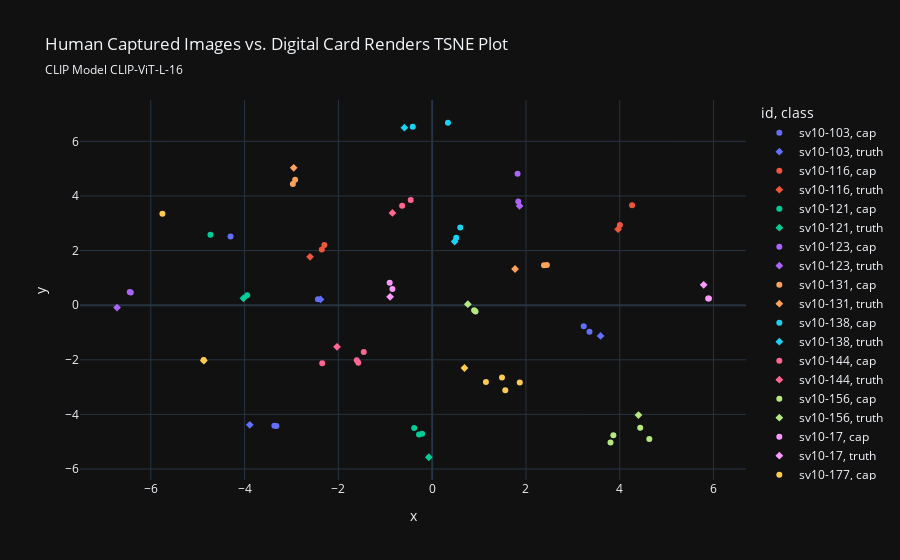

Notebook source saved alongside this figure:
### Code cell
import plotly.express as px

fig = px.scatter(data, x="x", y="y", color="id", symbol="class", 
                 title="Human Captured Images vs. Digital Card Renders TSNE Plot",
                 subtitle="CLIP Model CLIP-ViT-L-16", template="plotly_dark")
fig.show()
fig.write_html("TSNE_PLOTLY.html")

### Figure 1 — Plotly figure (JSON) as saved in the notebook; plotly's stock layout.template omitted (floating-point values rounded to 4 significant figures)
{"data": [{"hovertemplate": "id=sv10-103<br>class=cap<br>x=%{x}<br>y=%{y}<extra></extra>", "legendgroup": "sv10-103, cap", "marker": {"color": "#636efa", "symbol": "circle"}, "mode": "markers", "name": "sv10-103, cap", "orientation": "v", "showlegend": true, "type": "scatter", "x": [-2.436, -4.299], "xaxis": "x", "y": [0.2197, 2.518], "yaxis": "y"}, {"hovertemplate": "id=sv10-103<br>class=truth<br>x=%{x}<br>y=%{y}<extra></extra>", "legendgroup": "sv10-103, truth", "marker": {"color": "#636efa", "symbol": "diamond"}, "mode": "markers", "name": "sv10-103, truth", "orientation": "v", "showlegend": true, "type": "scatter", "x": [-2.381], "xaxis": "x", "y": [0.2098], "yaxis": "y"}, {"hovertemplate": "id=sv10-116<br>class=cap<br>x=%{x}<br>y=%{y}<extra></extra>", "legendgroup": "sv10-116, cap", "marker": {"color": "#EF553B", "symbol": "circle"}, "mode": "markers", "name": "sv10-116, cap", "orientation": "v", "showlegend": true, "type": "scatter", "x": [-2.353, -2.298], "xaxis": "x", "y": [2.035, 2.203], "yaxis": "y"}, {"hovertemplate": "id=sv10-116<br>class=truth<br>x=%{x}<br>y=%{y}<extra></extra>", "legendgroup": "sv10-116, truth", "marker": {"color": "#EF553B", "symbol": "diamond"}, "mode": "markers", "name": "sv10-116, truth", "orientation": "v", "showlegend": true, "type": "scatter", "x": [-2.604], "xaxis": "x", "y": [1.772], "yaxis": "y"}, {"hovertemplate": "id=sv10-121<br>class=cap<br>x=%{x}<br>y=%{y}<extra></extra>", "legendgroup": "sv10-121, cap", "marker": {"color": "#00cc96", "symbol": "circle"}, "mode": "markers", "name": "sv10-121, cap", "orientation": "v", "showlegend": true, "type": "scatter", "x": [-4.727, -3.944], "xaxis": "x", "y": [2.581, 0.3603], "yaxis": "y"}, {"hovertemplate": "id=sv10-121<br>class=truth<br>x=%{x}<br>y=%{y}<extra></extra>", "legendgroup": "sv10-121, truth", "marker": {"color": "#00cc96", "symbol": "diamond"}, "mode": "markers", "name": "sv10-121, truth", "orientation": "v", "showlegend": true, "type": "scatter", "x": [-4.025], "xaxis": "x", "y": [0.2546], "yaxis": "y"}, {"hovertemplate": "id=sv10-123<br>class=cap<br>x=%{x}<br>y=%{y}<extra></extra>", "legendgroup": "sv10-123, cap", "marker": {"color": "#ab63fa", "symbol": "circle"}, "mode": "markers", "name": "sv10-123, cap", "orientation": "v", "showlegend": true, "type": "scatter", "x": [-6.448, -6.427], "xaxis": "x", "y": [0.4851, 0.4666], "yaxis": "y"}, {"hovertemplate": "id=sv10-123<br>class=truth<br>x=%{x}<br>y=%{y}<extra></extra>", "legendgroup": "sv10-123, truth", "marker": {"color": "#ab63fa", "symbol": "diamond"}, "mode": "markers", "name": "sv10-123, truth", "orientation": "v", "showlegend": true, "type": "scatter", "x": [-6.719], "xaxis": "x", "y": [-0.08712], "yaxis": "y"}, {"hovertemplate": "id=sv10-131<br>class=cap<br>x=%{x}<br>y=%{y}<extra></extra>", "legendgroup": "sv10-131, cap", "marker": {"color": "#FFA15A", "symbol": "circle"}, "mode": "markers", "name": "sv10-131, cap", "orientation": "v", "showlegend": true, "type": "scatter", "x": [-2.922, -2.97], "xaxis": "x", "y": [4.593, 4.436], "yaxis": "y"}, {"hovertemplate": "id=sv10-131<br>class=truth<br>x=%{x}<br>y=%{y}<extra></extra>", "legendgroup": "sv10-131, truth", "marker": {"color": "#FFA15A", "symbol": "diamond"}, "mode": "markers", "name": "sv10-131, truth", "orientation": "v", "showlegend": true, "type": "scatter", "x": [-2.952], "xaxis": "x", "y": [5.031], "yaxis": "y"}, {"hovertemplate": "id=sv10-138<br>class=cap<br>x=%{x}<br>y=%{y}<extra></extra>", "legendgroup": "sv10-138, cap", "marker": {"color": "#19d3f3", "symbol": "circle"}, "mode": "markers", "name": "sv10-138, cap", "orientation": "v", "showlegend": true, "type": "scatter", "x": [0.3365, -0.4135], "xaxis": "x", "y": [6.681, 6.534], "yaxis": "y"}, {"hovertemplate": "id=sv10-138<br>class=truth<br>x=%{x}<br>y=%{y}<extra></extra>", "legendgroup": "sv10-138, truth", "marker": {"color": "#19d3f3", "symbol": "diamond"}, "mode": "markers", "name": "sv10-138, truth", "orientation": "v", "showlegend": true, "type": "scatter", "x": [-0.5916], "xaxis": "x", "y": [6.5], "yaxis": "y"}, {"hovertemplate": "id=sv10-144<br>class=cap<br>x=%{x}<br>y=%{y}<extra></extra>", "legendgroup": "sv10-144, cap", "marker": {"color": "#FF6692", "symbol": "circle"}, "mode": "markers", "name": "sv10-144, cap", "orientation": "v", "showlegend": true, "type": "scatter", "x": [-1.458, -1.574, -1.607, -2.344], "xaxis": "x", "y": [-1.716, -2.11, -2.019, -2.126], "yaxis": "y"}, {"hovertemplate": "id=sv10-144<br>class=truth<br>x=%{x}<br>y=%{y}<extra></extra>", "legendgroup": "sv10-144, truth", "marker": {"color": "#FF6692", "symbol": "diamond"}, "mode": "markers", "name": "sv10-144, truth", "orientation": "v", "showlegend": true, "type": "scatter", "x": [-2.029], "xaxis": "x", "y": [-1.524], "yaxis": "y"}, {"hovertemplate": "id=sv10-156<br>class=cap<br>x=%{x}<br>y=%{y}<extra></extra>", "legendgroup": "sv10-156, cap", "marker": {"color": "#B6E880", "symbol": "circle"}, "mode": "markers", "name": "sv10-156, cap", "orientation": "v", "showlegend": true, "type": "scatter", "x": [3.864, 4.436, 4.63, 3.802], "xaxis": "x", "y": [-4.768, -4.492, -4.903, -5.026], "yaxis": "y"}, {"hovertemplate": "id=sv10-156<br>class=truth<br>x=%{x}<br>y=%{y}<extra></extra>", "legendgroup": "sv10-156, truth", "marker": {"color": "#B6E880", "symbol": "diamond"}, "mode": "markers", "name": "sv10-156, truth", "orientation": "v", "showlegend": true, "type": "scatter", "x": [4.399], "xaxis": "x", "y": [-4.025], "yaxis": "y"}, {"hovertemplate": "id=sv10-17<br>class=cap<br>x=%{x}<br>y=%{y}<extra></extra>", "legendgroup": "sv10-17, cap", "marker": {"color": "#FF97FF", "symbol": "circle"}, "mode": "markers", "name": "sv10-17, cap", "orientation": "v", "showlegend": true, "type": "scatter", "x": [5.885, 5.902], "xaxis": "x", "y": [0.2432, 0.2404], "yaxis": "y"}, {"hovertemplate": "id=sv10-17<br>class=truth<br>x=%{x}<br>y=%{y}<extra></extra>", "legendgroup": "sv10-17, truth", "marker": {"color": "#FF97FF", "symbol": "diamond"}, "mode": "markers", "name": "sv10-17, truth", "orientation": "v", "showlegend": true, "type": "scatter", "x": [5.789], "xaxis": "x", "y": [0.744], "yaxis": "y"}, {"hovertemplate": "id=sv10-177<br>class=cap<br>x=%{x}<br>y=%{y}<extra></extra>", "legendgroup": "sv10-177, cap", "marker": {"color": "#FECB52", "symbol": "circle"}, "mode": "markers", "name": "sv10-177, cap", "orientation": "v", "showlegend": true, "type": "scatter", "x": [-4.873, -5.752], "xaxis": "x", "y": [-2.009, 3.352], "yaxis": "y"}, {"hovertemplate": "id=sv10-177<br>class=truth<br>x=%{x}<br>y=%{y}<extra></extra>", "legendgroup": "sv10-177, truth", "marker": {"color": "#FECB52", "symbol": "diamond"}, "mode": "markers", "name": "sv10-177, truth", "orientation": "v", "showlegend": true, "type": "scatter", "x": [-4.868], "xaxis": "x", "y": [-2.028], "yaxis": "y"}, {"hovertemplate": "id=sv10-179<br>class=cap<br>x=%{x}<br>y=%{y}<extra></extra>", "legendgroup": "sv10-179, cap", "marker": {"color": "#636efa", "symbol": "circle"}, "mode": "markers", "name": "sv10-179, cap", "orientation": "v", "showlegend": true, "type": "scatter", "x": [-3.365, -3.321], "xaxis": "x", "y": [-4.42, -4.428], "yaxis": "y"}, {"hovertemplate": "id=sv10-179<br>class=truth<br>x=%{x}<br>y=%{y}<extra></extra>", "legendgroup": "sv10-179, truth", "marker": {"color": "#636efa", "symbol": "diamond"}, "mode": "markers", "name": "sv10-179, truth", "orientation": "v", "showlegend": true, "type": "scatter", "x": [-3.888], "xaxis": "x", "y": [-4.382], "yaxis": "y"}, {"hovertemplate": "id=sv10-22<br>class=cap<br>x=%{x}<br>y=%{y}<extra></extra>", "legendgroup": "sv10-22, cap", "marker": {"color": "#EF553B", "symbol": "circle"}, "mode": "markers", "name": "sv10-22, cap", "orientation": "v", "showlegend": true, "type": "scatter", "x": [4.002, 4.263], "xaxis": "x", "y": [2.934, 3.661], "yaxis": "y"}, {"hovertemplate": "id=sv10-22<br>class=truth<br>x=%{x}<br>y=%{y}<extra></extra>", "legendgroup": "sv10-22, truth", "marker": {"color": "#EF553B", "symbol": "diamond"}, "mode": "markers", "name": "sv10-22, truth", "orientation": "v", "showlegend": true, "type": "scatter", "x": [3.964], "xaxis": "x", "y": [2.784], "yaxis": "y"}, {"hovertemplate": "id=sv10-24<br>class=cap<br>x=%{x}<br>y=%{y}<extra></extra>", "legendgroup": "sv10-24, cap", "marker": {"color": "#00cc96", "symbol": "circle"}, "mode": "markers", "name": "sv10-24, cap", "orientation": "v", "showlegend": true, "type": "scatter", "x": [-0.2143, -0.2804, -0.3833], "xaxis": "x", "y": [-4.705, -4.738, -4.495], "yaxis": "y"}, {"hovertemplate": "id=sv10-24<br>class=truth<br>x=%{x}<br>y=%{y}<extra></extra>", "legendgroup": "sv10-24, truth", "marker": {"color": "#00cc96", "symbol": "diamond"}, "mode": "markers", "name": "sv10-24, truth", "orientation": "v", "showlegend": true, "type": "scatter", "x": [-0.07112], "xaxis": "x", "y": [-5.569], "yaxis": "y"}, {"hovertemplate": "id=sv10-33<br>class=cap<br>x=%{x}<br>y=%{y}<extra></extra>", "legendgroup": "sv10-33, cap", "marker": {"color": "#ab63fa", "symbol": "circle"}, "mode": "markers", "name": "sv10-33, cap", "orientation": "v", "showlegend": true, "type": "scatter", "x": [1.837, 1.821], "xaxis": "x", "y": [3.798, 4.811], "yaxis": "y"}, {"hovertemplate": "id=sv10-33<br>class=truth<br>x=%{x}<br>y=%{y}<extra></extra>", "legendgroup": "sv10-33, truth", "marker": {"color": "#ab63fa", "symbol": "diamond"}, "mode": "markers", "name": "sv10-33, truth", "orientation": "v", "showlegend": true, "type": "scatter", "x": [1.863], "xaxis": "x", "y": [3.633], "yaxis": "y"}, {"hovertemplate": "id=sv10-35<br>class=cap<br>x=%{x}<br>y=%{y}<extra></extra>", "legendgroup": "sv10-35, cap", "marker": {"color": "#FFA15A", "symbol": "circle"}, "mode": "markers", "name": "sv10-35, cap", "orientation": "v", "showlegend": true, "type": "scatter", "x": [2.385, 2.445], "xaxis": "x", "y": [1.467, 1.469], "yaxis": "y"}, {"hovertemplate": "id=sv10-35<br>class=truth<br>x=%{x}<br>y=%{y}<extra></extra>", "legendgroup": "sv10-35, truth", "marker": {"color": "#FFA15A", "symbol": "diamond"}, "mode": "markers", "name": "sv10-35, truth", "orientation": "v", "showlegend": true, "type": "scatter", "x": [1.767], "xaxis": "x", "y": [1.324], "yaxis": "y"}, {"hovertemplate": "id=sv10-37<br>class=cap<br>x=%{x}<br>y=%{y}<extra></extra>", "legendgroup": "sv10-37, cap", "marker": {"color": "#19d3f3", "symbol": "circle"}, "mode": "markers", "name": "sv10-37, cap", "orientation": "v", "showlegend": true, "type": "scatter", "x": [0.5129, 0.5989], "xaxis": "x", "y": [2.466, 2.848], "yaxis": "y"}, {"hovertemplate": "id=sv10-37<br>class=truth<br>x=%{x}<br>y=%{y}<extra></extra>", "legendgroup": "sv10-37, truth", "marker": {"color": "#19d3f3", "symbol": "diamond"}, "mode": "markers", "name": "sv10-37, truth", "orientation": "v", "showlegend": true, "type": "scatter", "x": [0.4798], "xaxis": "x", "y": [2.333], "yaxis": "y"}, {"hovertemplate": "id=sv10-38<br>class=cap<br>x=%{x}<br>y=%{y}<extra></extra>", "legendgroup": "sv10-38, cap", "marker": {"color": "#FF6692", "symbol": "circle"}, "mode": "markers", "name": "sv10-38, cap", "orientation": "v", "showlegend": true, "type": "scatter", "x": [-0.6405, -0.4572], "xaxis": "x", "y": [3.639, 3.851], "yaxis": "y"}, {"hovertemplate": "id=sv10-38<br>class=truth<br>x=%{x}<br>y=%{y}<extra></extra>", "legendgroup": "sv10-38, truth", "marker": {"color": "#FF6692", "symbol": "diamond"}, "mode": "markers", "name": "sv10-38, truth", "orientation": "v", "showlegend": true, "type": "scatter", "x": [-0.8478], "xaxis": "x", "y": [3.38], "yaxis": "y"}, {"hovertemplate": "id=sv10-48<br>class=cap<br>x=%{x}<br>y=%{y}<extra></extra>", "legendgroup": "sv10-48, cap", "marker": {"color": "#B6E880", "symbol": "circle"}, "mode": "markers", "name": "sv10-48, cap", "orientation": "v", "showlegend": true, "type": "scatter", "x": [0.9245, 0.8944], "xaxis": "x", "y": [-0.2348, -0.1884], "yaxis": "y"}, {"hovertemplate": "id=sv10-48<br>class=truth<br>x=%{x}<br>y=%{y}<extra></extra>", "legendgroup": "sv10-48, truth", "marker": {"color": "#B6E880", "symbol": "diamond"}, "mode": "markers", "name": "sv10-48, truth", "orientation": "v", "showlegend": true, "type": "scatter", "x": [0.7609], "xaxis": "x", "y": [0.03557], "yaxis": "y"}, {"hovertemplate": "id=sv10-53<br>class=cap<br>x=%{x}<br>y=%{y}<extra></extra>", "legendgroup": "sv10-53, cap", "marker": {"color": "#FF97FF", "symbol": "circle"}, "mode": "markers", "name": "sv10-53, cap", "orientation": "v", "showlegend": true, "type": "scatter", "x": [-0.8475, -0.9055], "xaxis": "x", "y": [0.5954, 0.8255], "yaxis": "y"}, {"hovertemplate": "id=sv10-53<br>class=truth<br>x=%{x}<br>y=%{y}<extra></extra>", "legendgroup": "sv10-53, truth", "marker": {"color": "#FF97FF", "symbol": "diamond"}, "mode": "markers", "name": "sv10-53, truth", "orientation": "v", "showlegend": true, "type": "scatter", "x": [-0.8967], "xaxis": "x", "y": [0.3061], "yaxis": "y"}, {"hovertemplate": "id=sv10-75<br>class=cap<br>x=%{x}<br>y=%{y}<extra></extra>", "legendgroup": "sv10-75, cap", "marker": {"color": "#FECB52", "symbol": "circle"}, "mode": "markers", "name": "sv10-75, cap", "orientation": "v", "showlegend": true, "type": "scatter", "x": [1.559, 1.489, 1.146, 1.868], "xaxis": "x", "y": [-3.117, -2.645, -2.809, -2.829], "yaxis": "y"}, {"hovertemplate": "id=sv10-75<br>class=truth<br>x=%{x}<br>y=%{y}<extra></extra>", "legendgroup": "sv10-75, truth", "marker": {"color": "#FECB52", "symbol": "diamond"}, "mode": "markers", "name": "sv10-75, truth", "orientation": "v", "showlegend": true, "type": "scatter", "x": [0.6884], "xaxis": "x", "y": [-2.3], "yaxis": "y"}, {"hovertemplate": "id=sv10-99<br>class=cap<br>x=%{x}<br>y=%{y}<extra></extra>", "legendgroup": "sv10-99, cap", "marker": {"color": "#636efa", "symbol": "circle"}, "mode": "markers", "name": "sv10-99, cap", "orientation": "v", "showlegend": true, "type": "scatter", "x": [3.355, 3.231], "xaxis": "x", "y": [-0.9693, -0.7684], "yaxis": "y"}, {"hovertemplate": "id=sv10-99<br>class=truth<br>x=%{x}<br>y=%{y}<extra></extra>", "legendgroup": "sv10-99, truth", "marker": {"color": "#636efa", "symbol": "diamond"}, "mode": "markers", "name": "sv10-99, truth", "orientation": "v", "showlegend": true, "type": "scatter", "x": [3.59], "xaxis": "x", "y": [-1.125], "yaxis": "y"}], "layout": {"legend": {"title": {"text": "id, class"}, "tracegroupgap": 0}, "title": {"subtitle": {"text": "CLIP Model CLIP-ViT-L-16"}, "text": "Human Captured Images vs. Digital Card Renders TSNE Plot"}, "xaxis": {"anchor": "y", "domain": [0, 1], "title": {"text": "x"}}, "yaxis": {"anchor": "x", "domain": [0, 1], "title": {"text": "y"}}}}
